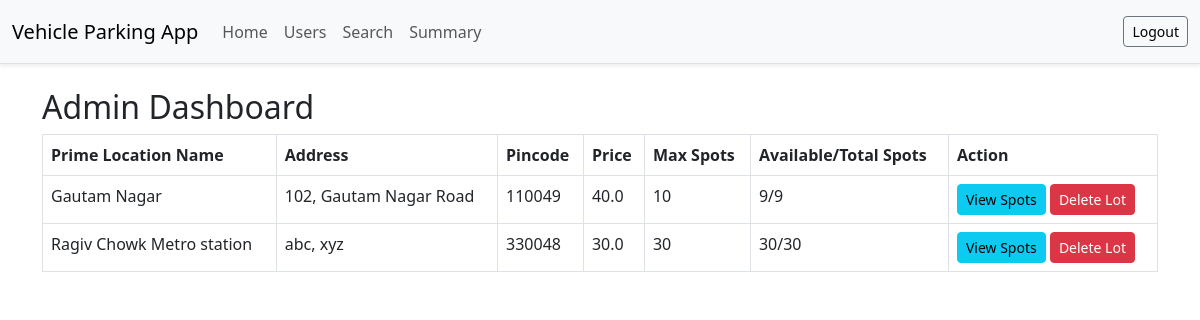
Page /admin/dashboard (signed in) on the committed database.
### models.py (models this page shows)
class ParkingLot(db.Model):
    id = db.Column(db.Integer, primary_key=True)
    name = db.Column(db.String(100), nullable=False)
    address = db.Column(db.String(200), nullable=False)
    pin_code = db.Column(db.String(10), nullable=False)
    price = db.Column(db.Float, nullable=False)
    max_spots = db.Column(db.Integer, nullable=False)
    spots = db.relationship('ParkingSpot', backref='lot', lazy=True)

### app.py (the view)
@app.route('/admin/dashboard')
def admin_dashboard():
    if session.get('user') != 'admin':
        return redirect(url_for('login'))
    query = request.args.get('query', '')
    if query:
        lots = ParkingLot.query.filter(
            (ParkingLot.name.ilike(f"%{query}%")) |
            (ParkingLot.pin_code.ilike(f"%{query}%"))
        ).all()
    else:
        lots = ParkingLot.query.all()
    labels = []
    data = []
    for lot in lots:
        count = sum(len(spot.reservations) for spot in lot.spots)
        labels.append(lot.name)
        data.append(count)
    available_spots = sum(
        1 for lot in lots for spot in lot.spots if spot.status == 'A'
    )
    occupied_spots = sum(
        1 for lot in lots for spot in lot.spots if spot.status == 'O'
    )
    user_data = (
        db.session.query(User.name, db.func.count(Reservation.id))
        .join(Reservation)
        .filter(User.is_admin == False)
        .group_by(User.name)
        .all()
    )
    user_labels = [u[0] for u in user_data]
    user_counts = [u[1] for u in user_data]
    return render_template('admin_dashboard.html', lots=lots,query=query,chart_labels=labels,chart_data=data,available_spots=available_spots,occupied_spots=occupied_spots,user_labels=user_labels,user_counts=user_counts)

### templates/admin_dashboard.html
{% extends "base.html" %}
{% block content %}
<h2>Admin Dashboard</h2>
<table class="table table-bordered">
    <thead>
        <tr>
            <th>Prime Location Name</th>
            <th>Address</th>
            <th>Pincode</th>
            <th>Price</th>
            <th>Max Spots</th>
            <th>Available/Total Spots</th>
            <th>Action</th>
        </tr>
    </thead>
    <tbody>
        {% for lot in lots %}
        <tr>
            <td>{{ lot.name }}</td>
            <td>{{ lot.address }}</td>
            <td>{{ lot.pin_code }}</td>
            <td>{{ lot.price }}</td>
            <td>{{ lot.max_spots }}</td>
            <td>
                {{ lot.spots | selectattr('status', 'equalto', 'A') | list | length }}/{{ lot.spots|length }}
            </td>
            <td>
                <a href="{{ url_for('view_lot_spots', lot_id=lot.id) }}" class="btn btn-info btn-sm">View Spots</a>
                <a href="{{ url_for('delete_lot', lot_id=lot.id) }}" class="btn btn-danger btn-sm">Delete Lot</a>
            </td>
        </tr>
        {% endfor %}
    </tbody>
</table>
{% endblock %}

### static/css/styles.css (style rules this page uses)
body { background-color: #f8f9fa; }
h2 { margin-bottom: 20px; }

### rows in the picture
ParkingLot: name "Gautam Nagar", address "102, Gautam Nagar Road", pin_code "110049", price "40.0", max_spots "10", spots|selectattr "9", spots|length "9"
ParkingLot: name "Ragiv Chowk Metro station", address "abc, xyz", pin_code "330048", price "30.0", max_spots "30", spots|selectattr "30", spots|length "30"
